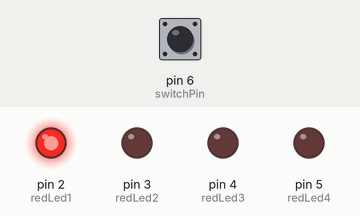
Recording of a sketch running on a simulated Arduino Uno, built with avr-gcc and run on an emulated ATmega328P. On the bench: output pins drawn as LEDs (lit = HIGH). The inputs (shaded band) are chosen by the test bench; at power-on: pin 6 (switchPin) HIGH.

Above: at 0.5 s.
At 1.5 s:
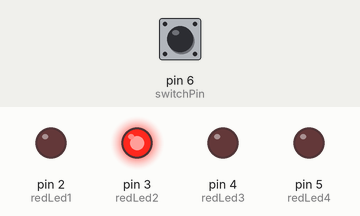
At 2.5 s:
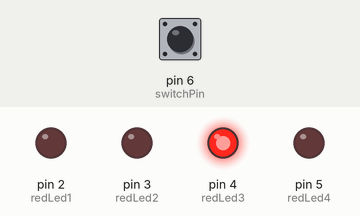
At 3.5 s:
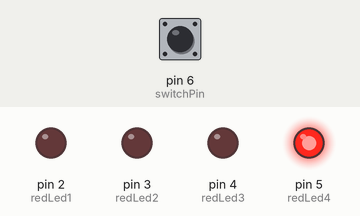
Timing chart, 0 to 5.2 s (numbered marks = the images above):
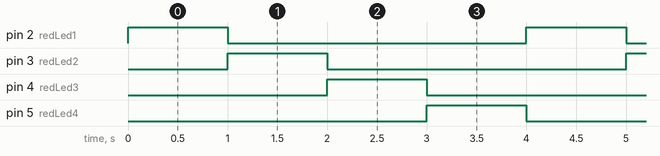

Measured:
- by itself, pin 2 (redLed1), pin 3 (redLed2), pin 4 (redLed3), pin 5 (redLed4): alternates HIGH for 1.0 s and LOW for 3.0 s
- by itself, everything shown: repeats every 4.0 s, in 4 steps

The sketch:

test_led_red.ino
```cpp
const int redLed1 = 2;
const int redLed2 = 3;
const int redLed3 = 4;
const int redLed4 = 5;
const int switchPin = 6;


void setup() {
  // put your setup code here, to run once:
  pinMode(redLed1, OUTPUT);
  pinMode(redLed2, OUTPUT);
  pinMode(redLed3, OUTPUT);
  pinMode(redLed4, OUTPUT);
  pinMode(switchPin, INPUT);

}

void loop() {
  // put your main code here, to run repeatedly:

    int sec = 50;
    int switchState;
    switchState = digitalRead(switchPin);

    if(switchState==LOW){
      sec = 50;
    }else{
      sec = 1000;
    }
    digitalWrite(redLed1,HIGH);
    digitalWrite(redLed2,LOW);
    digitalWrite(redLed3,LOW);
    digitalWrite(redLed4,LOW);
    delay(sec);
    digitalWrite(redLed1, LOW);
    digitalWrite(redLed2, HIGH);
    digitalWrite(redLed3,LOW);
    digitalWrite(redLed4,LOW);
    delay(sec);
    digitalWrite(redLed1, LOW);
    digitalWrite(redLed2, LOW);
    digitalWrite(redLed3,HIGH);
    digitalWrite(redLed4,LOW);
    delay(sec);
    digitalWrite(redLed1, LOW);
    digitalWrite(redLed2, LOW);
    digitalWrite(redLed3,LOW);
    digitalWrite(redLed4,HIGH);
    delay(sec);

}
```
